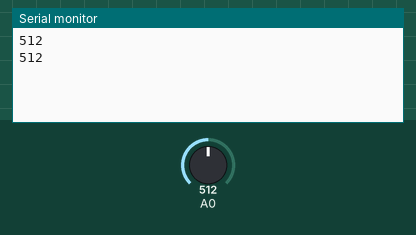
Bench run of a sketch on a simulated Arduino Uno, built with avr-gcc and run on an emulated ATmega328P. Parts: the last lines printed to the serial monitor. The test bench sets the inputs (shaded band); at power-on: A0 = 512.

Above: at 1.8 s.
1.9 s: A0 set to 716
At 2.8 s:
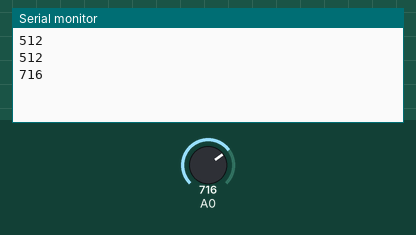
3.4 s: A0 set to 900
At 4.7 s:
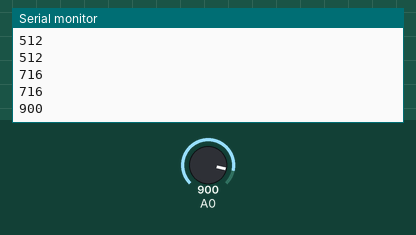
Timing chart, 0 to 6.4 s (numbered marks = the images above; inputs shaded):
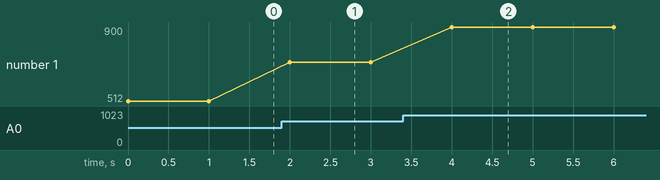

Measured:
- after the input at 1.9 s, the serial monitor: prints a new line after 0.10 s (image 1)
- after the input at 3.4 s, the serial monitor: prints a new line after 0.60 s (image 2)
- plotted number 1: 512 → 716 after the input at 1.9 s, 716 → 900 after the input at 3.4 s

The sketch:

voltage.ino
```cpp
void setup() {
  // Set the reference voltage to DEFAULT (5V), which is used as the reference for analog readings.
  ADMUX = 0;

  // Enable the ADC and set the prescaler to 128, which gives an ADC clock of 16MHz / 128 = 125kHz (max 200kHz).
  ADCSRA = (1 << ADEN) | (1 << ADPS2) | (1 << ADPS1);

  // Initialize the serial communication for output (optional).
  Serial.begin(9600);
}

void loop() {
  // Select the ADC channel (analog pin). For example, to read from A0:
  ADMUX = (ADMUX & 0xF0) | 0x00; // Set the channel to 0 (A0).

  // Start the ADC conversion.
  ADCSRA |= (1 << ADSC);

  // Wait for the conversion to complete.
  while (ADCSRA & (1 << ADSC));

  // Read the ADC result (a 10-bit value) from the registers.
  int adcValue = ADC;

  // Print the ADC value to the serial monitor (optional).
  Serial.println(adcValue);

  // Delay for some time before the next reading (optional).
  delay(1000);
}
```
